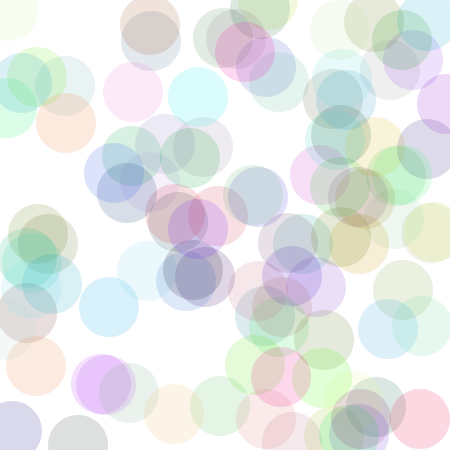
Frame 1 (no input)
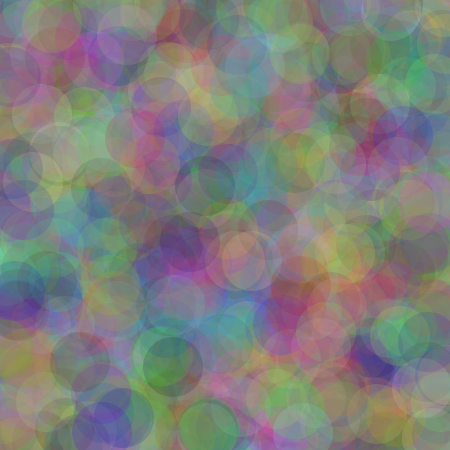
Frame 60 (the mouse pressed at the canvas centre just before this capture)
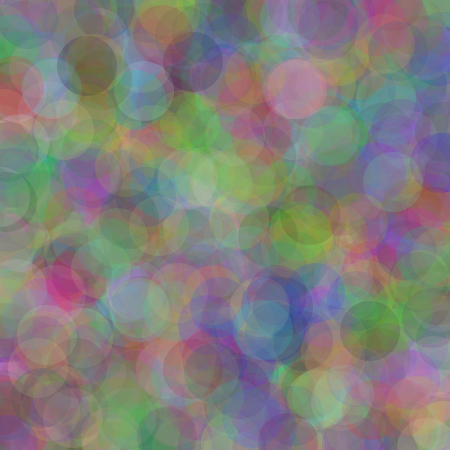
Frame 120 (the mouse held since frame 60 and released just before this capture)

The Processing sketch that drew these frames (run headless with seeded random() and noise(); from frame 60 on, the mouse is pressed at the canvas centre):

// Processing sketch: processing_37952
// ── processing_37952.pde

 void setup(){
size(450,450);
background(255);
noStroke();
smooth();
}

void draw(){
  for(int i=0;i<100;i++){
    drawX(int(random(255)),int(random(255)),int(random(255)),int(random(width)),int(random(height)));
}
}

void drawX(int c1,int c2,int c3,int x,int y){
fill(c1,c2,c3,40);
ellipse(x,y,60,60);
}
           
                
